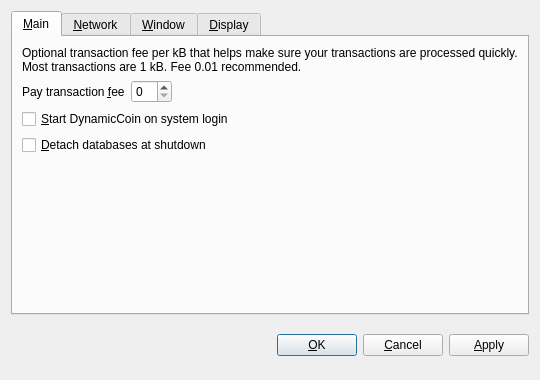
<?xml version="1.0" encoding="UTF-8"?>
<ui version="4.0">
 <class>OptionsDialog</class>
 <widget class="QDialog" name="OptionsDialog">
  <property name="geometry">
   <rect>
    <x>0</x>
    <y>0</y>
    <width>540</width>
    <height>380</height>
   </rect>
  </property>
  <property name="windowTitle">
   <string>Options</string>
  </property>
  <property name="modal">
   <bool>true</bool>
  </property>
  <layout class="QVBoxLayout" name="verticalLayout">
   <item>
    <widget class="QTabWidget" name="tabWidget">
     <property name="tabPosition">
      <enum>QTabWidget::North</enum>
     </property>
     <property name="currentIndex">
      <number>0</number>
     </property>
     <widget class="QWidget" name="tabMain">
      <attribute name="title">
       <string>&amp;Main</string>
      </attribute>
      <layout class="QVBoxLayout" name="verticalLayout_Main">
       <item>
        <widget class="QLabel" name="transactionFeeInfoLabel">
         <property name="text">
          <string>Optional transaction fee per kB that helps make sure your transactions are processed quickly. Most transactions are 1 kB. Fee 0.01 recommended.</string>
         </property>
         <property name="textFormat">
          <enum>Qt::PlainText</enum>
         </property>
         <property name="wordWrap">
          <bool>true</bool>
         </property>
        </widget>
       </item>
       <item>
        <layout class="QHBoxLayout" name="horizontalLayout_Main">
         <item>
          <widget class="QLabel" name="transactionFeeLabel">
           <property name="text">
            <string>Pay transaction &amp;fee</string>
           </property>
           <property name="textFormat">
            <enum>Qt::PlainText</enum>
           </property>
           <property name="buddy">
            <cstring>transactionFee</cstring>
           </property>
          </widget>
         </item>
         <item>
          <widget class="BitcoinAmountField" name="transactionFee"/>
         </item>
         <item>
          <spacer name="horizontalSpacer_Main">
           <property name="orientation">
            <enum>Qt::Horizontal</enum>
           </property>
           <property name="sizeHint" stdset="0">
            <size>
             <width>40</width>
             <height>20</height>
            </size>
           </property>
          </spacer>
         </item>
        </layout>
       </item>
       <item>
        <widget class="QCheckBox" name="bitcoinAtStartup">
         <property name="toolTip">
          <string>Automatically start DynamicCoin after logging in to the system.</string>
         </property>
         <property name="text">
          <string>&amp;Start DynamicCoin on system login</string>
         </property>
        </widget>
       </item>
       <item>
        <widget class="QCheckBox" name="detachDatabases">
         <property name="toolTip">
          <string>Detach block and address databases at shutdown. This means they can be moved to another data directory, but it slows down shutdown. The wallet is always detached.</string>
         </property>
         <property name="text">
          <string>&amp;Detach databases at shutdown</string>
         </property>
        </widget>
       </item>
       <item>
        <spacer name="verticalSpacer_Main">
         <property name="orientation">
          <enum>Qt::Vertical</enum>
         </property>
         <property name="sizeHint" stdset="0">
          <size>
           <width>20</width>
           <height>40</height>
          </size>
         </property>
        </spacer>
       </item>
      </layout>
     </widget>
     <widget class="QWidget" name="tabNetwork">
      <attribute name="title">
       <string>&amp;Network</string>
      </attribute>
      <layout class="QVBoxLayout" name="verticalLayout_Network">
       <item>
        <widget class="QCheckBox" name="mapPortUpnp">
         <property name="toolTip">
          <string>Automatically open the DynamicCoin client port on the router. This only works when your router supports UPnP and it is enabled.</string>
         </property>
         <property name="text">
          <string>Map port using &amp;UPnP</string>
         </property>
        </widget>
       </item>
       <item>
        <widget class="QCheckBox" name="connectSocks">
         <property name="toolTip">
          <string>Connect to the DynamicCoin network through a SOCKS proxy (e.g. when connecting through Tor).</string>
         </property>
         <property name="text">
          <string>&amp;Connect through SOCKS proxy:</string>
         </property>
        </widget>
       </item>
       <item>
        <layout class="QHBoxLayout" name="horizontalLayout_Network">
         <item>
          <widget class="QLabel" name="proxyIpLabel">
           <property name="text">
            <string>Proxy &amp;IP:</string>
           </property>
           <property name="textFormat">
            <enum>Qt::PlainText</enum>
           </property>
           <property name="buddy">
            <cstring>proxyIp</cstring>
           </property>
          </widget>
         </item>
         <item>
          <widget class="QValidatedLineEdit" name="proxyIp">
           <property name="maximumSize">
            <size>
             <width>140</width>
             <height>16777215</height>
            </size>
           </property>
           <property name="toolTip">
            <string>IP address of the proxy (e.g. 127.0.0.1)</string>
           </property>
          </widget>
         </item>
         <item>
          <widget class="QLabel" name="proxyPortLabel">
           <property name="text">
            <string>&amp;Port:</string>
           </property>
           <property name="textFormat">
            <enum>Qt::PlainText</enum>
           </property>
           <property name="buddy">
            <cstring>proxyPort</cstring>
           </property>
          </widget>
         </item>
         <item>
          <widget class="QLineEdit" name="proxyPort">
           <property name="maximumSize">
            <size>
             <width>55</width>
             <height>16777215</height>
            </size>
           </property>
           <property name="toolTip">
            <string>Port of the proxy (e.g. 9050)</string>
           </property>
          </widget>
         </item>
         <item>
          <widget class="QLabel" name="socksVersionLabel">
           <property name="text">
            <string>SOCKS &amp;Version:</string>
           </property>
           <property name="textFormat">
            <enum>Qt::PlainText</enum>
           </property>
           <property name="buddy">
            <cstring>socksVersion</cstring>
           </property>
          </widget>
         </item>
         <item>
          <widget class="QValueComboBox" name="socksVersion">
           <property name="toolTip">
            <string>SOCKS version of the proxy (e.g. 5)</string>
           </property>
          </widget>
         </item>
         <item>
          <spacer name="horizontalSpacer_Network">
           <property name="orientation">
            <enum>Qt::Horizontal</enum>
           </property>
           <property name="sizeHint" stdset="0">
            <size>
             <width>40</width>
             <height>20</height>
            </size>
           </property>
          </spacer>
         </item>
        </layout>
       </item>
       <item>
        <spacer name="verticalSpacer_Network">
         <property name="orientation">
          <enum>Qt::Vertical</enum>
         </property>
         <property name="sizeHint" stdset="0">
          <size>
           <width>20</width>
           <height>40</height>
          </size>
         </property>
        </spacer>
       </item>
      </layout>
     </widget>
     <widget class="QWidget" name="tabWindow">
      <attribute name="title">
       <string>&amp;Window</string>
      </attribute>
      <layout class="QVBoxLayout" name="verticalLayout_Window">
       <item>
        <widget class="QCheckBox" name="minimizeToTray">
         <property name="toolTip">
          <string>Show only a tray icon after minimizing the window.</string>
         </property>
         <property name="text">
          <string>&amp;Minimize to the tray instead of the taskbar</string>
         </property>
        </widget>
       </item>
       <item>
        <widget class="QCheckBox" name="minimizeOnClose">
         <property name="toolTip">
          <string>Minimize instead of exit the application when the window is closed. When this option is enabled, the application will be closed only after selecting Quit in the menu.</string>
         </property>
         <property name="text">
          <string>M&amp;inimize on close</string>
         </property>
        </widget>
       </item>
       <item>
        <spacer name="verticalSpacer_Window">
         <property name="orientation">
          <enum>Qt::Vertical</enum>
         </property>
         <property name="sizeHint" stdset="0">
          <size>
           <width>20</width>
           <height>40</height>
          </size>
         </property>
        </spacer>
       </item>
      </layout>
     </widget>
     <widget class="QWidget" name="tabDisplay">
      <attribute name="title">
       <string>&amp;Display</string>
      </attribute>
      <layout class="QVBoxLayout" name="verticalLayout_Display">
       <item>
        <layout class="QHBoxLayout" name="horizontalLayout_1_Display">
         <item>
          <widget class="QLabel" name="langLabel">
           <property name="text">
            <string>User Interface &amp;language:</string>
           </property>
           <property name="textFormat">
            <enum>Qt::PlainText</enum>
           </property>
           <property name="buddy">
            <cstring>lang</cstring>
           </property>
          </widget>
         </item>
         <item>
          <widget class="QValueComboBox" name="lang">
           <property name="toolTip">
            <string>The user interface language can be set here. This setting will take effect after restarting DynamicCoin.</string>
           </property>
          </widget>
         </item>
        </layout>
       </item>
       <item>
        <layout class="QHBoxLayout" name="horizontalLayout_2_Display">
         <item>
          <widget class="QLabel" name="unitLabel">
           <property name="text">
            <string>&amp;Unit to show amounts in:</string>
           </property>
           <property name="textFormat">
            <enum>Qt::PlainText</enum>
           </property>
           <property name="buddy">
            <cstring>unit</cstring>
           </property>
          </widget>
         </item>
         <item>
          <widget class="QValueComboBox" name="unit">
           <property name="toolTip">
            <string>Choose the default subdivision unit to show in the interface and when sending coins.</string>
           </property>
          </widget>
         </item>
        </layout>
       </item>
       <item>
        <widget class="QCheckBox" name="displayAddresses">
         <property name="toolTip">
          <string>Whether to show DynamicCoin addresses in the transaction list or not.</string>
         </property>
         <property name="text">
          <string>&amp;Display addresses in transaction list</string>
         </property>
        </widget>
       </item>
       <item>
        <widget class="QCheckBox" name="coinControlFeatures">
         <property name="toolTip">
          <string>Whether to show coin control features or not.</string>
         </property>
         <property name="text">
          <string>Display coin &amp;control features (experts only!)</string>
         </property>
        </widget>
       </item>
       <item>
        <spacer name="verticalSpacer_Display">
         <property name="orientation">
          <enum>Qt::Vertical</enum>
         </property>
         <property name="sizeHint" stdset="0">
          <size>
           <width>20</width>
           <height>40</height>
          </size>
         </property>
        </spacer>
       </item>
      </layout>
     </widget>
    </widget>
   </item>
   <item>
    <layout class="QHBoxLayout" name="horizontalLayout_Buttons">
     <item>
      <spacer name="horizontalSpacer_1">
       <property name="orientation">
        <enum>Qt::Horizontal</enum>
       </property>
       <property name="sizeHint" stdset="0">
        <size>
         <width>40</width>
         <height>48</height>
        </size>
       </property>
      </spacer>
     </item>
     <item>
      <widget class="QLabel" name="statusLabel">
       <property name="font">
        <font>
         <weight>75</weight>
         <bold>true</bold>
        </font>
       </property>
       <property name="text">
        <string/>
       </property>
       <property name="textFormat">
        <enum>Qt::PlainText</enum>
       </property>
       <property name="wordWrap">
        <bool>true</bool>
       </property>
      </widget>
     </item>
     <item>
      <spacer name="horizontalSpacer_2">
       <property name="orientation">
        <enum>Qt::Horizontal</enum>
       </property>
       <property name="sizeHint" stdset="0">
        <size>
         <width>40</width>
         <height>48</height>
        </size>
       </property>
      </spacer>
     </item>
     <item>
      <widget class="QPushButton" name="okButton">
       <property name="text">
        <string>&amp;OK</string>
       </property>
      </widget>
     </item>
     <item>
      <widget class="QPushButton" name="cancelButton">
       <property name="text">
        <string>&amp;Cancel</string>
       </property>
       <property name="autoDefault">
        <bool>false</bool>
       </property>
      </widget>
     </item>
     <item>
      <widget class="QPushButton" name="applyButton">
       <property name="text">
        <string>&amp;Apply</string>
       </property>
       <property name="autoDefault">
        <bool>false</bool>
       </property>
      </widget>
     </item>
    </layout>
   </item>
  </layout>
 </widget>
 <customwidgets>
  <customwidget>
   <class>BitcoinAmountField</class>
   <extends>QSpinBox</extends>
   <header>bitcoinamountfield.h</header>
  </customwidget>
  <customwidget>
   <class>QValueComboBox</class>
   <extends>QComboBox</extends>
   <header>qvaluecombobox.h</header>
  </customwidget>
  <customwidget>
   <class>QValidatedLineEdit</class>
   <extends>QLineEdit</extends>
   <header>qvalidatedlineedit.h</header>
  </customwidget>
 </customwidgets>
 <resources/>
 <connections/>
</ui>
